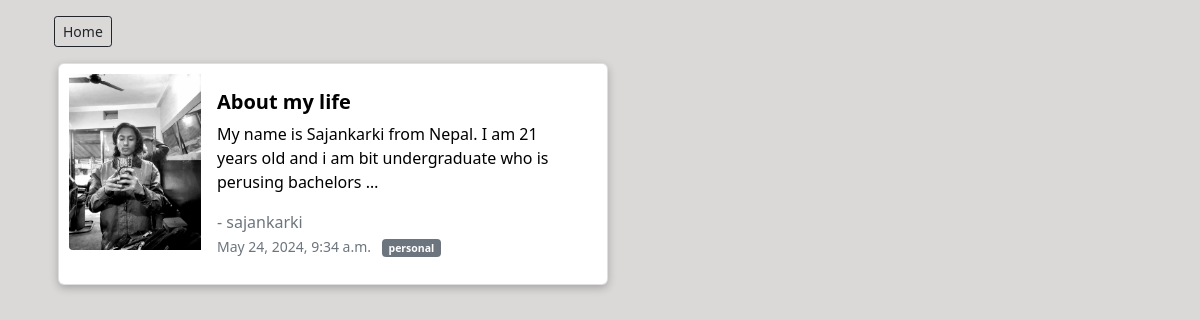
Page /blogfeed/ (signed in) on the committed database.
### myblogs/models.py (models this page shows, shortened)
class Blog(models.Model):
    category = models.ForeignKey(Category, blank=True, null=True, on_delete=models.SET_NULL)
    user = models.ForeignKey(User, on_delete=models.CASCADE, default=1)  # Set a default value for the user field
    title = models.TextField(max_length=100, blank=False, null=False)
    image = models.ImageField(blank=False, null=False)
    description = models.TextField(max_length=10000, blank=False, null=False)
    created_by = models.CharField(max_length=100, null=False, default=False)
    created_at = models.DateTimeField(default=datetime.now, blank=True)

class Category(models.Model):
    name = models.CharField(max_length=100, null=False, blank=False)
    user = models.ForeignKey(User, on_delete=models.SET_NULL, null=True, blank=True)
    def __str__(self) -> str:
        return self.name

### myblogs/views.py (the view)
# urls.py: path('blogfeed/', views.blogfeed, name='blogfeed'),
@login_required(login_url='loginUser')
def blogfeed(request):
    blogs = Blog.objects.exclude(user=request.user)
    return render(request, 'blogfeed.html', {'blogs': blogs})

### templates/blogfeed.html (shortened to what this page needs)
<!DOCTYPE html>
<html lang="en">
<head>
    <link href="https://cdn.jsdelivr.net/npm/bootstrap@5.0.2/dist/css/bootstrap.min.css" rel="stylesheet"
>
    <link rel="stylesheet" href="https://cdnjs.cloudflare.com/ajax/libs/bootstrap-icons/1.10.2/font/bootstrap-icons.min.css">
</head>
<body style="background-color: rgb(219, 216, 216);">
    <div class="container">
        <a href="{% url 'index' %}" style="margin-left: 12px;" class="btn btn-outline-dark btn-sm mt-3">Home</a>
        {% for blog in blogs reversed %}
        <div class="card m-3" style=" max-width: 550px;border-radius: 6px; box-shadow: rgba(0, 0, 0, 0.24) 0px 3px 8px;">
            <div class="row g-0" style="padding: 10px;">
                <div class="col-md-3">
                    {% if blog.image %}
                    <img src="{{ blog.image.url }}" class="img-fluid rounded-start" alt="...">
                    {% else %}
                    <img src="path/to/default/image.jpg" class="img-fluid rounded-start"
                        style="width: 100px; height: 100px; object-fit: cover;" alt="No image available">
                    {% endif %}
                </div>
                <div class="col-md-9">
                    <div class="card-body">
                        <a style="text-decoration: none;color: black;" href="{% url 'yourBlog' blog.id%}">
                            <h5 class="card-title"><b>{{ blog.title }}</b></h5>
                            <p class="card-text">{{ blog.description|truncatewords:20 }}</p>
                            <p class="text-muted" style="margin: 0;">- {{blog.user.username}}</p>
                            <p class="card-text">
                                <small class="text-muted">{{ blog.created_at }}
                                    <span style="margin-left: 7px;" class="badge bg-secondary">{{ blog.category}}</span>
                                </small>
                            </p>
                        </a>
                    </div>
                </div>
            </div>
        </div>
        {% empty %}
        <p style="color: red; margin-top: 25px;">empty blogs!</p>
        {% endfor %}
    </div>
</body>
</html>

### rows in the picture
Blog: image (picture), title "About my life", description "My name is Sajankarki from Nepal. I am 21 years old and i am bit undergraduate who is perusing bachelors …", user.username "sajankarki", created_at "May 24, 2024, 9:34 a.m.", category "personal"
